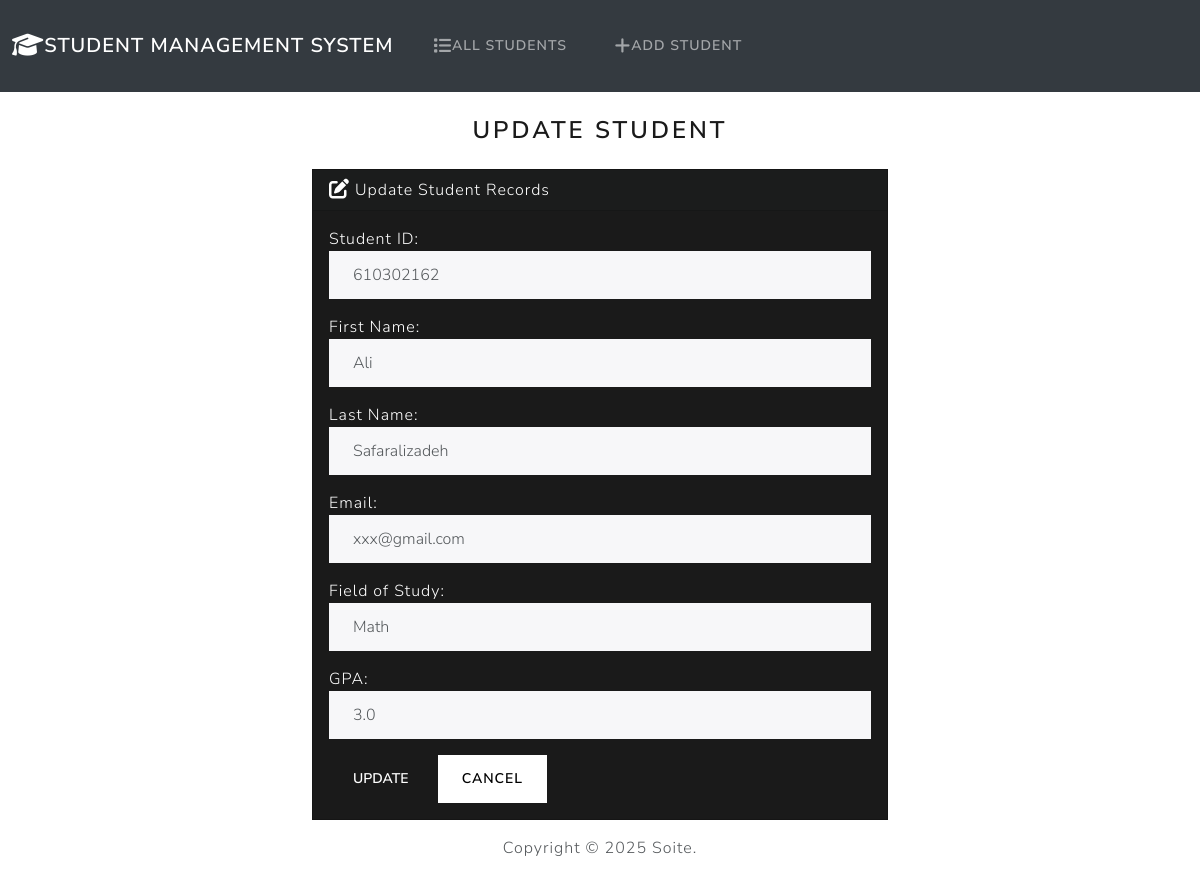
Page /edit/1/ on the committed database.
### Students/models.py (models this page shows, shortened)
class Student(models.Model):
    student_id = models.PositiveIntegerField()
    first_name = models.CharField(max_length=50)
    last_name = models.CharField(max_length=50)
    email = models.EmailField(max_length=100)
    field_of_study = models.CharField(max_length=50)
    gpa = models.FloatField()

### Students/views.py (the view)
# urls.py: path('edit/<int:id>/', views.edit_student, name='edit'),
def edit_student(request, id):
   if request.method == "POST":
      student = Student.objects.get(id=id)
      form = StudentForm(request.POST, instance=student)
      if form.is_valid():
         form.save()
         return render(request,'students/edit.html', {
            'form':form,
            'success': True,
         })
   else:
      student = Student.objects.get(id=id)
      form = StudentForm(instance=student)
      return render(request,'students/edit.html', {
         'form':form,
      })

### Students/forms.py
class StudentForm(forms.ModelForm):
    class Meta:
        model = Student
        fields = ['student_id','first_name','last_name','email', 'field_of_study', 'gpa']
        labels = {
            'student_id': 'Student ID',
            'first_name': 'First Name',
            'last_name': 'Last Name',
            'email': 'Email',
            'field_of_study': 'Field of Study',
            'gpa': 'GPA',
        }
        widgets = {
            'student_id': forms.NumberInput(attrs={'class':'form-control'}),
            'first_name': forms.TextInput(attrs={'class':'form-control'}),
            'last_name': forms.TextInput(attrs={'class':'form-control'}),
            'email': forms.TextInput(attrs={'class':'form-control'}),
            'field_of_study': forms.TextInput(attrs={'class':'form-control'}),
            'gpa': forms.NumberInput(attrs={'class':'form-control'}),
        }

### Students/Templates/students/edit.html (shortened to what this page needs)
{% extends "students/base.html" %}
{% block body %}
    <h3 class="text-center m-4">Update Student </h3>
    {% if success %}
        <div class="alert alert-success" role="alert">
            The new student Updated successfully.
            <a href="{% url 'index' %}" class="alert-link"> Go to Home Page</a>
        </div>
    {% else %}
        <div class="row justify-content-center">
            <div class="col-6">
                <div class="card text-white bg-primary mb-3">
                    <div class="card-header">
                        <i class="fa-solid fa-pen-to-square fa-lg"></i> Update Student Records
                    </div>
                    <div class="card-body">
                        <form action="" method="post">
                            {{ form.as_p }}
                            <button type="submit" class="btn btn-primary">Update</button>
                            <a href="{% url 'index' %}" class = "btn btn-secondary">Cancel</a>
                        </form>
                    </div>
                </div>
            </div>
        </div>
    {% endif %}
{% endblock %}

### rows in the picture
Student: student_id "610302162", first_name "Ali", last_name "Safaralizadeh", email "xxx@gmail.com", field_of_study "Math", gpa "3.0"
